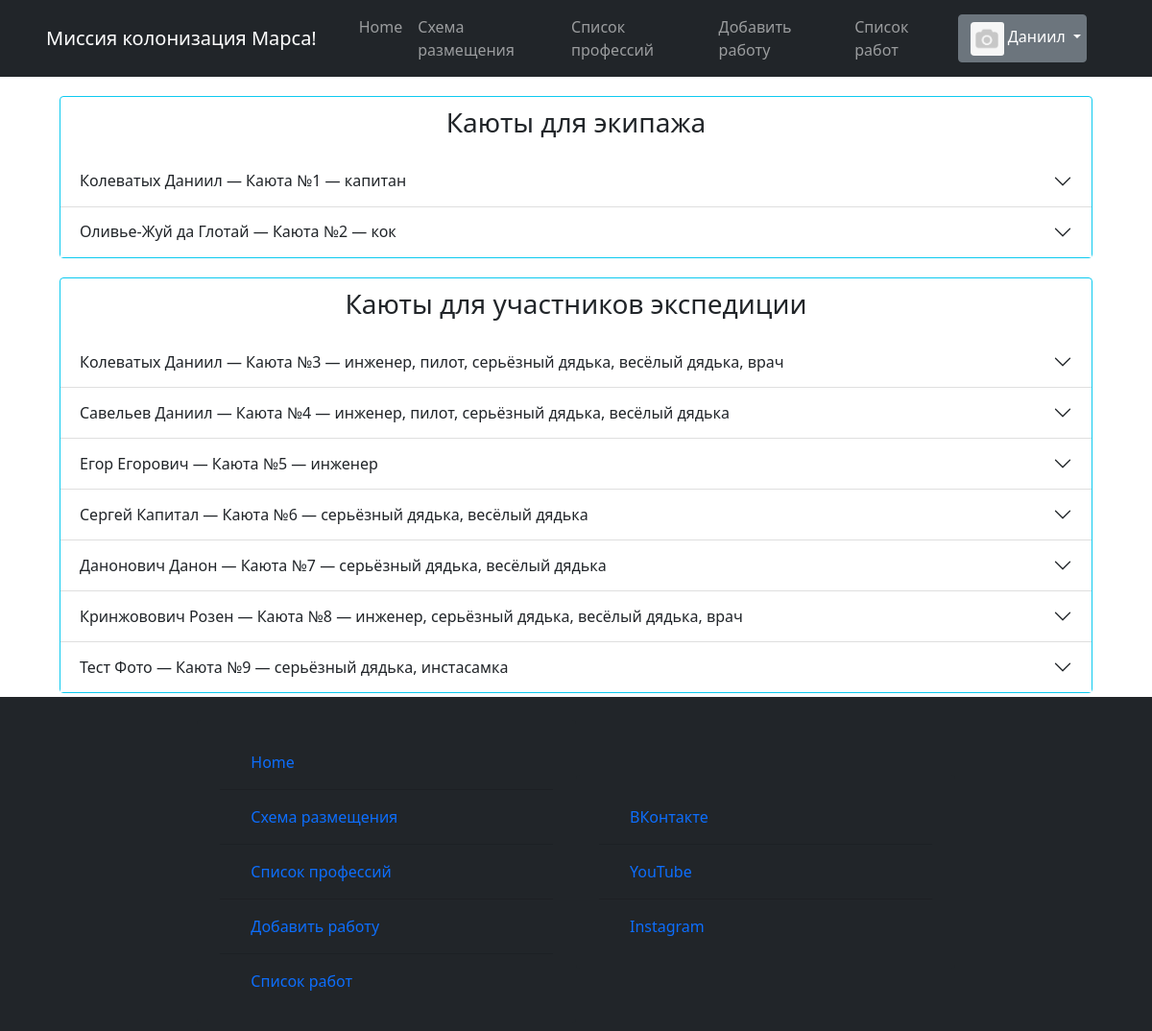
The app's page /distribution/ (signed in), older data.
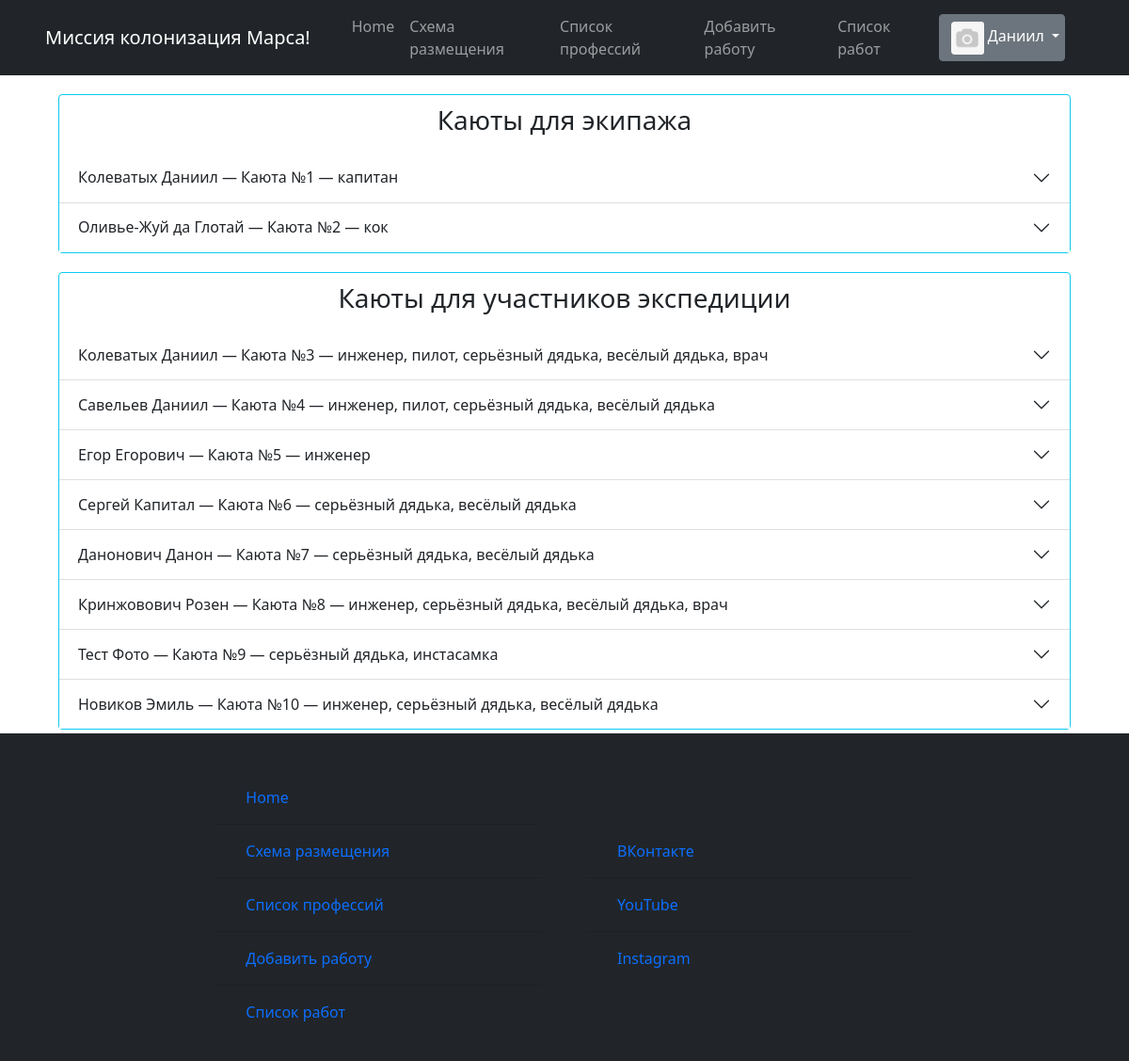
The same page, newer data.
### static/data/crew.py (models this page shows, shortened)
class Crew(SqlAlchemyBase, UserMixin):
    __tablename__ = 'crew'
    id = sqlalchemy.Column(sqlalchemy.Integer,
                           primary_key=True, autoincrement=True)
    uniq_crew_id = sqlalchemy.Column(sqlalchemy.Integer, nullable=True)
    post = sqlalchemy.Column(sqlalchemy.String, nullable=True)
    surname = sqlalchemy.Column(sqlalchemy.String, nullable=True)
    name = sqlalchemy.Column(sqlalchemy.String, nullable=True)
    email = sqlalchemy.Column(sqlalchemy.String,
                              index=True, unique=True, nullable=True)
    sex = sqlalchemy.Column(sqlalchemy.String, nullable=True)
    hashed_password = sqlalchemy.Column(sqlalchemy.String, nullable=True)
    studying = sqlalchemy.Column(sqlalchemy.String, nullable=True)
    professions = sqlalchemy.Column(sqlalchemy.String, nullable=True)
    about = sqlalchemy.Column(sqlalchemy.String, nullable=True)
    created_date = sqlalchemy.Column(sqlalchemy.String, nullable=True)

### static/data/users.py (models this page shows, shortened)
class User(SqlAlchemyBase, UserMixin):
    __tablename__ = 'users'
    id = sqlalchemy.Column(sqlalchemy.Integer,
                           primary_key=True, autoincrement=True)
    surname = sqlalchemy.Column(sqlalchemy.String, nullable=True)
    name = sqlalchemy.Column(sqlalchemy.String, nullable=True)
    sex = sqlalchemy.Column(sqlalchemy.String, nullable=True)
    email = sqlalchemy.Column(sqlalchemy.String,
                              index=True, unique=True, nullable=True)
    hashed_password = sqlalchemy.Column(sqlalchemy.String, nullable=True)
    studying = sqlalchemy.Column(sqlalchemy.String, nullable=True)
    professions = sqlalchemy.Column(sqlalchemy.String, nullable=True)
    about = sqlalchemy.Column(sqlalchemy.String, nullable=True)
    created_date = sqlalchemy.Column(sqlalchemy.String, nullable=True)
    image_link = sqlalchemy.Column(sqlalchemy.String, nullable=True)
    disk_path = sqlalchemy.Column(sqlalchemy.String, nullable=True)

### runner.py (the view)
@app.route('/distribution/', methods=['POST', 'GET'])
def distribution():
    db_sess = db_session.create_session()
    data_members = [[user.surname, user.name, user.sex, user.email, user.studying, user.professions, user.about,
                     user.created_date] for user in db_sess.query(User).all()]
    db_sess = db_session.create_session()
    data_crew = [[user.surname, user.name, user.post, user.email, user.studying, user.professions, user.about,
                  user.created_date] for user in db_sess.query(Crew).all()]
    return render_template("html/distribution.html",
                           title='Список профессий',
                           image=image,
                           menu_bar_title='Миссия колонизация Марса!',
                           rooms=[data_crew, data_members],
                           shift=len(data_crew))

### runner.py (called while the page is built)
@login_manager.user_loader
def load_user(user_id):
    db_sess = db_session.create_session()
    return db_sess.query(User).get(user_id)

### static/data/db_session.py (called while the page is built)
def create_session() -> Session:
    global __factory
    return __factory()

### templates/html/distribution.html (shortened to what this page needs)
{% extends "html/base.html" %}
{% block content %}
    <div class="startpage">
        <div class="card border-info distribution">
            <div class="card-body-title distribution-title">
                <h3>Каюты для экипажа</h3>
            </div>
            <div class="accordion accordion-flush" id="accordionFlushExample">
                {% for room in rooms[0] %}
                <div class="accordion-item">
                    <h2 class="accordion-header" id="{{ loop.index }}">
                        <button class="accordion-button collapsed" type="button" data-bs-toggle="collapse" data-bs-target="#flush-{{ loop.index }}" aria-expanded="false" aria-controls="flush-collapseOne">
                            {{ room[0] }} {{ room[1] }} — Каюта №{{ loop.index }} — {{ room[2].lower() }}
                        </button>
                    </h2>
                </div>
                {% endfor %}
            </div>
        </div>
        <div class="card border-info distribution">
            <div class="card-body-title distribution-title">
                <h3>Каюты для участников экспедиции</h3>
            </div>
            <div class="accordion accordion-flush" id="accordionFlushExample">
                {% for room in rooms[1] %}
                    <div class="accordion-item">
                        <h2 class="accordion-header" id="{{ loop.index }}-members">
                            <button class="accordion-button collapsed" type="button" data-bs-toggle="collapse" data-bs-target="#flush-{{ loop.index }}-members" aria-expanded="false" aria-controls="flush-collapseOne">
                                {{ room[0] }} {{ room[1] }} — Каюта №{{ loop.index + shift }} — {{ room[5].lower() }}
                            </button>
                        </h2>
                    </div>
                {% endfor %}
            </div>
        </div>
    </div>
{% endblock %}

### templates/html/base.html (shortened to what the changed rows need)
<!doctype html>
<html lang="en">
<head>
    <link rel="stylesheet"
          href="https://stackpath.bootstrapcdn.com/bootstrap/4.4.1/css/bootstrap.min.css"
>
    <link rel="stylesheet" href="../../static/css/professions.css">
    <link rel="stylesheet" href="../../static/css/index.css">
    <link rel="stylesheet" href="../../static/css/bar.css">
    <link rel="stylesheet" href="../../static/bootstrap-5.1.3-dist/css/bootstrap.css">
    <link rel="stylesheet" href="../../static/bootstrap-5.1.3-dist/css/bootstrap-grid.css">
    <link rel="stylesheet" href="../../static/bootstrap-5.1.3-dist/css/bootstrap-reboot.css">
    <link rel="stylesheet" href="../../static/bootstrap-5.1.3-dist/css/bootstrap-utilities.css">
    <link rel="stylesheet" href="../../static/css/professions.css">
    <link rel="stylesheet" href="../../static/css/index.css">
    <link rel="stylesheet" href="../../static/css/bar.css">
</head>
<body>
<div class="wrapper">
    <header>
    <nav class="navbar navbar-expand-lg navbar-dark bg-dark text-white">
        <div class="container-fluid">
            <div class="collapse navbar-collapse" id="navbarSupportedContent">
                {% if current_user.is_authenticated %}
                    <div class="dropdown-navbar user-navbar">
                        <div class="btn-group">
                            <button type="button" class="btn btn-secondary dropdown-toggle" data-bs-toggle="dropdown"
                                    href="#" role="button" aria-expanded="false" id="user">
                                <span>
                                    {% if image %}
                                        <img src="{{ url_for('static', filename=image) }}"
                                             class="img-fluid rounded-start profile-card-img miniature-pic"
                                             alt="">
                                    {% else %}
                                        <img src="{{ url_for('static', filename='/images/avatars/no_avatar.png') }}"
                                             class="img-fluid rounded-start profile-card-img miniature-pic"
                                             alt="">
                                    {% endif %}
                                </span>
                                {{ current_user.name }}
                            </button>
                        </div>
                    </div>
                {% else %}
                    <form class="d-flex">
                        <a class="nav-brand" href="/login"><button class="btn btn-outline-success me-2" type="button">Войти</button></a>
                        <a class="nav-brand" href="/register"><button class="btn btn-outline-success me-2" type="button">Зарегистрироваться</button></a>
                    </form>
                {% endif %}
            </div>
        </div>
    </nav>
</header>
<main role="main" class="container">
    {% block content %}{% endblock %}
</main>
</div>
</body>
</html>

Row changes from the older to the newer data that the page shows:
added User: surname "Новиков", name "Эмиль", professions "инженер, серьёзный дядька, весёлый дядька"
